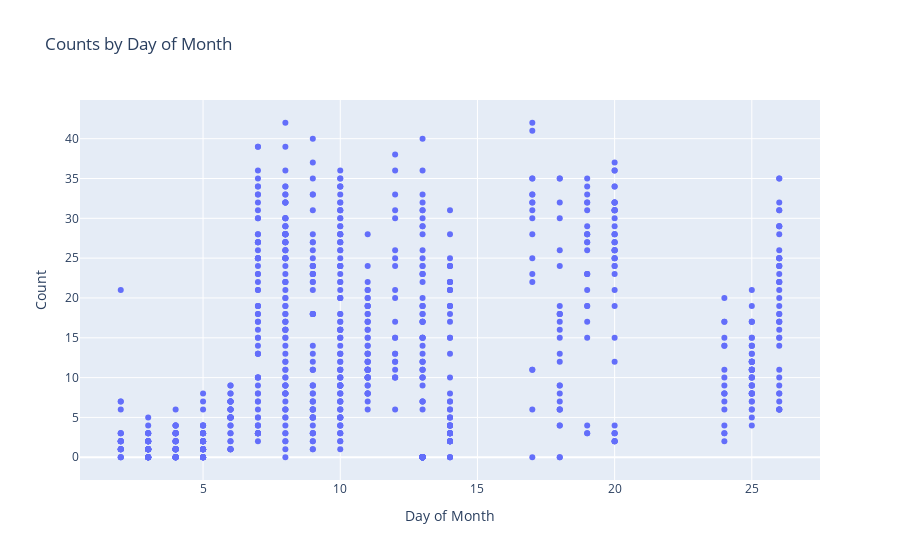

This figure's notebook cell:
### Code cell
# Counts by Day of Month
fig = go.Figure()
fig.add_trace(
    go.Scatter(
        x=data_df["day"],
        y=data_df["Count"],
        mode="markers",
        name="Counts by Day of Month",
    )
)
fig.update_layout(
    title_text="Counts by Day of Month", xaxis_title="Day of Month", yaxis_title="Count"
)
fig.show()

### Figure 1 — Plotly figure (JSON) as saved in the notebook; plotly's stock layout.template omitted (floating-point values rounded to 4 significant figures; data arrays with more than 128 entries replaced by an {"elided": "..."} marker saying what was removed)
{"data": [{"mode": "markers", "name": "Counts by Day of Month", "type": "scatter", "x": {"elided": "968 int values"}, "y": {"elided": "968 int values"}}], "layout": {"title": {"text": "Counts by Day of Month"}, "xaxis": {"title": {"text": "Day of Month"}}, "yaxis": {"title": {"text": "Count"}}}}
